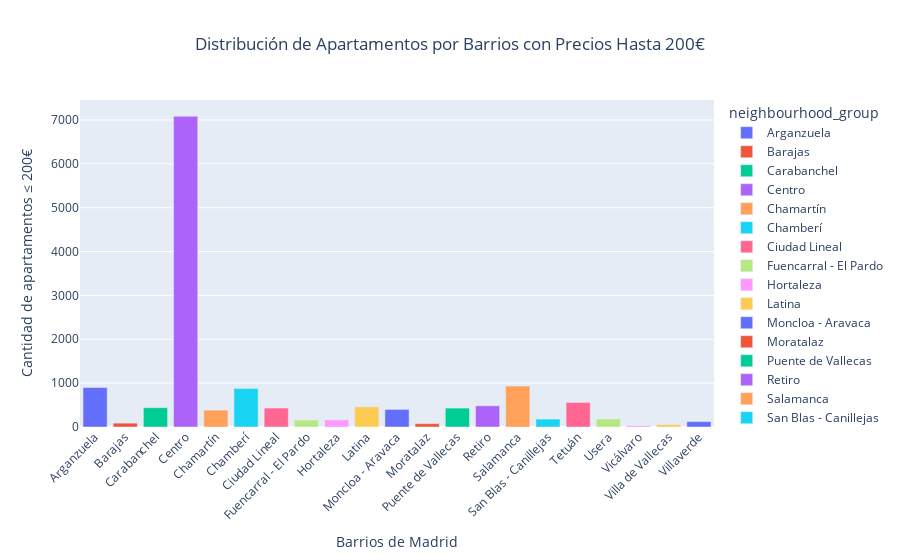

Notebook cell for this chart:
### Code cell
# 2. Contar cuántos apartamentos hay por barrio
price_distribution = df_apartamentos.groupby('neighbourhood_group').size().reset_index(name='count')

# 3. Crear gráfico con plotly.express
fig = px.bar(price_distribution, x='neighbourhood_group', y='count', 
             color='neighbourhood_group',  # Colorear por barrio
             title='Distribución de Apartamentos por Barrios con Precios Hasta 200€',
             labels={'count': 'Cantidad de apartamentos ≤ 200€', 'neighborhood': 'Barrios de Madrid'},
             template='plotly')  # Puedes cambiar el template a 'plotly', 'seaborn', etc.

# 4. Personalizar el gráfico
fig.update_layout(xaxis_title='Barrios de Madrid', 
                  yaxis_title='Cantidad de apartamentos ≤ 200€',
                  xaxis_tickangle=-45,  # Rotar las etiquetas de los barrios
                  title_x=0.5)  # Centrar el título

# Mostrar el gráfico interactivo
fig.show()

### Figure 1 — Plotly figure (JSON) as saved in the notebook; plotly's stock layout.template omitted (floating-point values rounded to 4 significant figures)
{"data": [{"alignmentgroup": "True", "hovertemplate": "neighbourhood_group=%{x}<br>Cantidad de apartamentos ≤ 200€=%{y}<extra></extra>", "legendgroup": "Arganzuela", "marker": {"color": "#636efa", "pattern": {"shape": ""}}, "name": "Arganzuela", "offsetgroup": "Arganzuela", "orientation": "v", "showlegend": true, "textposition": "auto", "type": "bar", "x": ["Arganzuela"], "xaxis": "x", "y": [900], "yaxis": "y"}, {"alignmentgroup": "True", "hovertemplate": "neighbourhood_group=%{x}<br>Cantidad de apartamentos ≤ 200€=%{y}<extra></extra>", "legendgroup": "Barajas", "marker": {"color": "#EF553B", "pattern": {"shape": ""}}, "name": "Barajas", "offsetgroup": "Barajas", "orientation": "v", "showlegend": true, "textposition": "auto", "type": "bar", "x": ["Barajas"], "xaxis": "x", "y": [88], "yaxis": "y"}, {"alignmentgroup": "True", "hovertemplate": "neighbourhood_group=%{x}<br>Cantidad de apartamentos ≤ 200€=%{y}<extra></extra>", "legendgroup": "Carabanchel", "marker": {"color": "#00cc96", "pattern": {"shape": ""}}, "name": "Carabanchel", "offsetgroup": "Carabanchel", "orientation": "v", "showlegend": true, "textposition": "auto", "type": "bar", "x": ["Carabanchel"], "xaxis": "x", "y": [441], "yaxis": "y"}, {"alignmentgroup": "True", "hovertemplate": "neighbourhood_group=%{x}<br>Cantidad de apartamentos ≤ 200€=%{y}<extra></extra>", "legendgroup": "Centro", "marker": {"color": "#ab63fa", "pattern": {"shape": ""}}, "name": "Centro", "offsetgroup": "Centro", "orientation": "v", "showlegend": true, "textposition": "auto", "type": "bar", "x": ["Centro"], "xaxis": "x", "y": [7082], "yaxis": "y"}, {"alignmentgroup": "True", "hovertemplate": "neighbourhood_group=%{x}<br>Cantidad de apartamentos ≤ 200€=%{y}<extra></extra>", "legendgroup": "Chamartín", "marker": {"color": "#FFA15A", "pattern": {"shape": ""}}, "name": "Chamartín", "offsetgroup": "Chamartín", "orientation": "v", "showlegend": true, "textposition": "auto", "type": "bar", "x": ["Chamartín"], "xaxis": "x", "y": [385], "yaxis": "y"}, {"alignmentgroup": "True", "hovertemplate": "neighbourhood_group=%{x}<br>Cantidad de apartamentos ≤ 200€=%{y}<extra></extra>", "legendgroup": "Chamberí", "marker": {"color": "#19d3f3", "pattern": {"shape": ""}}, "name": "Chamberí", "offsetgroup": "Chamberí", "orientation": "v", "showlegend": true, "textposition": "auto", "type": "bar", "x": ["Chamberí"], "xaxis": "x", "y": [878], "yaxis": "y"}, {"alignmentgroup": "True", "hovertemplate": "neighbourhood_group=%{x}<br>Cantidad de apartamentos ≤ 200€=%{y}<extra></extra>", "legendgroup": "Ciudad Lineal", "marker": {"color": "#FF6692", "pattern": {"shape": ""}}, "name": "Ciudad Lineal", "offsetgroup": "Ciudad Lineal", "orientation": "v", "showlegend": true, "textposition": "auto", "type": "bar", "x": ["Ciudad Lineal"], "xaxis": "x", "y": [432], "yaxis": "y"}, {"alignmentgroup": "True", "hovertemplate": "neighbourhood_group=%{x}<br>Cantidad de apartamentos ≤ 200€=%{y}<extra></extra>", "legendgroup": "Fuencarral - El Pardo", "marker": {"color": "#B6E880", "pattern": {"shape": ""}}, "name": "Fuencarral - El Pardo", "offsetgroup": "Fuencarral - El Pardo", "orientation": "v", "showlegend": true, "textposition": "auto", "type": "bar", "x": ["Fuencarral - El Pardo"], "xaxis": "x", "y": [158], "yaxis": "y"}, {"alignmentgroup": "True", "hovertemplate": "neighbourhood_group=%{x}<br>Cantidad de apartamentos ≤ 200€=%{y}<extra></extra>", "legendgroup": "Hortaleza", "marker": {"color": "#FF97FF", "pattern": {"shape": ""}}, "name": "Hortaleza", "offsetgroup": "Hortaleza", "orientation": "v", "showlegend": true, "textposition": "auto", "type": "bar", "x": ["Hortaleza"], "xaxis": "x", "y": [162], "yaxis": "y"}, {"alignmentgroup": "True", "hovertemplate": "neighbourhood_group=%{x}<br>Cantidad de apartamentos ≤ 200€=%{y}<extra></extra>", "legendgroup": "Latina", "marker": {"color": "#FECB52", "pattern": {"shape": ""}}, "name": "Latina", "offsetgroup": "Latina", "orientation": "v", "showlegend": true, "textposition": "auto", "type": "bar", "x": ["Latina"], "xaxis": "x", "y": [459], "yaxis": "y"}, {"alignmentgroup": "True", "hovertemplate": "neighbourhood_group=%{x}<br>Cantidad de apartamentos ≤ 200€=%{y}<extra></extra>", "legendgroup": "Moncloa - Aravaca", "marker": {"color": "#636efa", "pattern": {"shape": ""}}, "name": "Moncloa - Aravaca", "offsetgroup": "Moncloa - Aravaca", "orientation": "v", "showlegend": true, "textposition": "auto", "type": "bar", "x": ["Moncloa - Aravaca"], "xaxis": "x", "y": [400], "yaxis": "y"}, {"alignmentgroup": "True", "hovertemplate": "neighbourhood_group=%{x}<br>Cantidad de apartamentos ≤ 200€=%{y}<extra></extra>", "legendgroup": "Moratalaz", "marker": {"color": "#EF553B", "pattern": {"shape": ""}}, "name": "Moratalaz", "offsetgroup": "Moratalaz", "orientation": "v", "showlegend": true, "textposition": "auto", "type": "bar", "x": ["Moratalaz"], "xaxis": "x", "y": [77], "yaxis": "y"}, {"alignmentgroup": "True", "hovertemplate": "neighbourhood_group=%{x}<br>Cantidad de apartamentos ≤ 200€=%{y}<extra></extra>", "legendgroup": "Puente de Vallecas", "marker": {"color": "#00cc96", "pattern": {"shape": ""}}, "name": "Puente de Vallecas", "offsetgroup": "Puente de Vallecas", "orientation": "v", "showlegend": true, "textposition": "auto", "type": "bar", "x": ["Puente de Vallecas"], "xaxis": "x", "y": [431], "yaxis": "y"}, {"alignmentgroup": "True", "hovertemplate": "neighbourhood_group=%{x}<br>Cantidad de apartamentos ≤ 200€=%{y}<extra></extra>", "legendgroup": "Retiro", "marker": {"color": "#ab63fa", "pattern": {"shape": ""}}, "name": "Retiro", "offsetgroup": "Retiro", "orientation": "v", "showlegend": true, "textposition": "auto", "type": "bar", "x": ["Retiro"], "xaxis": "x", "y": [483], "yaxis": "y"}, {"alignmentgroup": "True", "hovertemplate": "neighbourhood_group=%{x}<br>Cantidad de apartamentos ≤ 200€=%{y}<extra></extra>", "legendgroup": "Salamanca", "marker": {"color": "#FFA15A", "pattern": {"shape": ""}}, "name": "Salamanca", "offsetgroup": "Salamanca", "orientation": "v", "showlegend": true, "textposition": "auto", "type": "bar", "x": ["Salamanca"], "xaxis": "x", "y": [932], "yaxis": "y"}, {"alignmentgroup": "True", "hovertemplate": "neighbourhood_group=%{x}<br>Cantidad de apartamentos ≤ 200€=%{y}<extra></extra>", "legendgroup": "San Blas - Canillejas", "marker": {"color": "#19d3f3", "pattern": {"shape": ""}}, "name": "San Blas - Canillejas", "offsetgroup": "San Blas - Canillejas", "orientation": "v", "showlegend": true, "textposition": "auto", "type": "bar", "x": ["San Blas - Canillejas"], "xaxis": "x", "y": [180], "yaxis": "y"}, {"alignmentgroup": "True", "hovertemplate": "neighbourhood_group=%{x}<br>Cantidad de apartamentos ≤ 200€=%{y}<extra></extra>", "legendgroup": "Tetuán", "marker": {"color": "#FF6692", "pattern": {"shape": ""}}, "name": "Tetuán", "offsetgroup": "Tetuán", "orientation": "v", "showlegend": true, "textposition": "auto", "type": "bar", "x": ["Tetuán"], "xaxis": "x", "y": [559], "yaxis": "y"}, {"alignmentgroup": "True", "hovertemplate": "neighbourhood_group=%{x}<br>Cantidad de apartamentos ≤ 200€=%{y}<extra></extra>", "legendgroup": "Usera", "marker": {"color": "#B6E880", "pattern": {"shape": ""}}, "name": "Usera", "offsetgroup": "Usera", "orientation": "v", "showlegend": true, "textposition": "auto", "type": "bar", "x": ["Usera"], "xaxis": "x", "y": [184], "yaxis": "y"}, {"alignmentgroup": "True", "hovertemplate": "neighbourhood_group=%{x}<br>Cantidad de apartamentos ≤ 200€=%{y}<extra></extra>", "legendgroup": "Vicálvaro", "marker": {"color": "#FF97FF", "pattern": {"shape": ""}}, "name": "Vicálvaro", "offsetgroup": "Vicálvaro", "orientation": "v", "showlegend": true, "textposition": "auto", "type": "bar", "x": ["Vicálvaro"], "xaxis": "x", "y": [29], "yaxis": "y"}, {"alignmentgroup": "True", "hovertemplate": "neighbourhood_group=%{x}<br>Cantidad de apartamentos ≤ 200€=%{y}<extra></extra>", "legendgroup": "Villa de Vallecas", "marker": {"color": "#FECB52", "pattern": {"shape": ""}}, "name": "Villa de Vallecas", "offsetgroup": "Villa de Vallecas", "orientation": "v", "showlegend": true, "textposition": "auto", "type": "bar", "x": ["Villa de Vallecas"], "xaxis": "x", "y": [54], "yaxis": "y"}, {"alignmentgroup": "True", "hovertemplate": "neighbourhood_group=%{x}<br>Cantidad de apartamentos ≤ 200€=%{y}<extra></extra>", "legendgroup": "Villaverde", "marker": {"color": "#636efa", "pattern": {"shape": ""}}, "name": "Villaverde", "offsetgroup": "Villaverde", "orientation": "v", "showlegend": true, "textposition": "auto", "type": "bar", "x": ["Villaverde"], "xaxis": "x", "y": [123], "yaxis": "y"}], "layout": {"barmode": "relative", "legend": {"title": {"text": "neighbourhood_group"}, "tracegroupgap": 0}, "title": {"text": "Distribución de Apartamentos por Barrios con Precios Hasta 200€", "x": 0.5}, "xaxis": {"anchor": "y", "categoryarray": ["Arganzuela", "Barajas", "Carabanchel", "Centro", "Chamartín", "Chamberí", "Ciudad Lineal", "Fuencarral - El Pardo", "Hortaleza", "Latina", "Moncloa - Aravaca", "Moratalaz", "Puente de Vallecas", "Retiro", "Salamanca", "San Blas - Canillejas", "Tetuán", "Usera", "Vicálvaro", "Villa de Vallecas", "Villaverde"], "categoryorder": "array", "domain": [0, 1], "tickangle": -45, "title": {"text": "Barrios de Madrid"}}, "yaxis": {"anchor": "x", "domain": [0, 1], "title": {"text": "Cantidad de apartamentos ≤ 200€"}}}}
